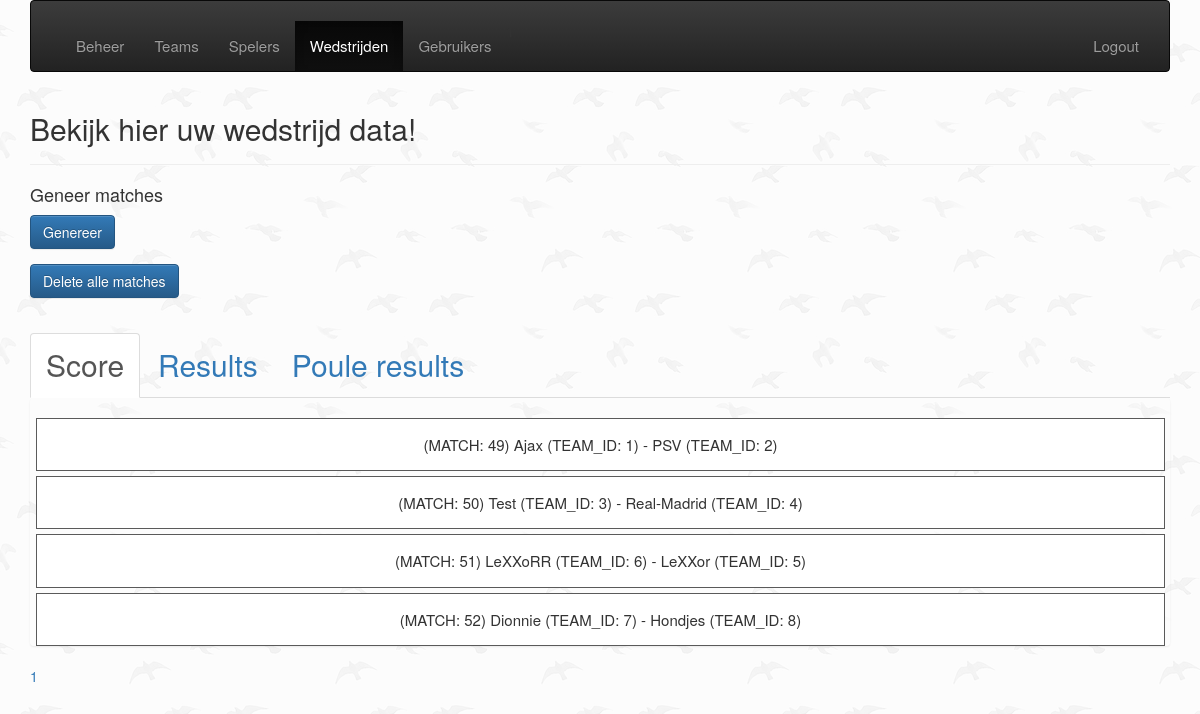
The app's page /admin/public/createGame.php (signed in), older data.
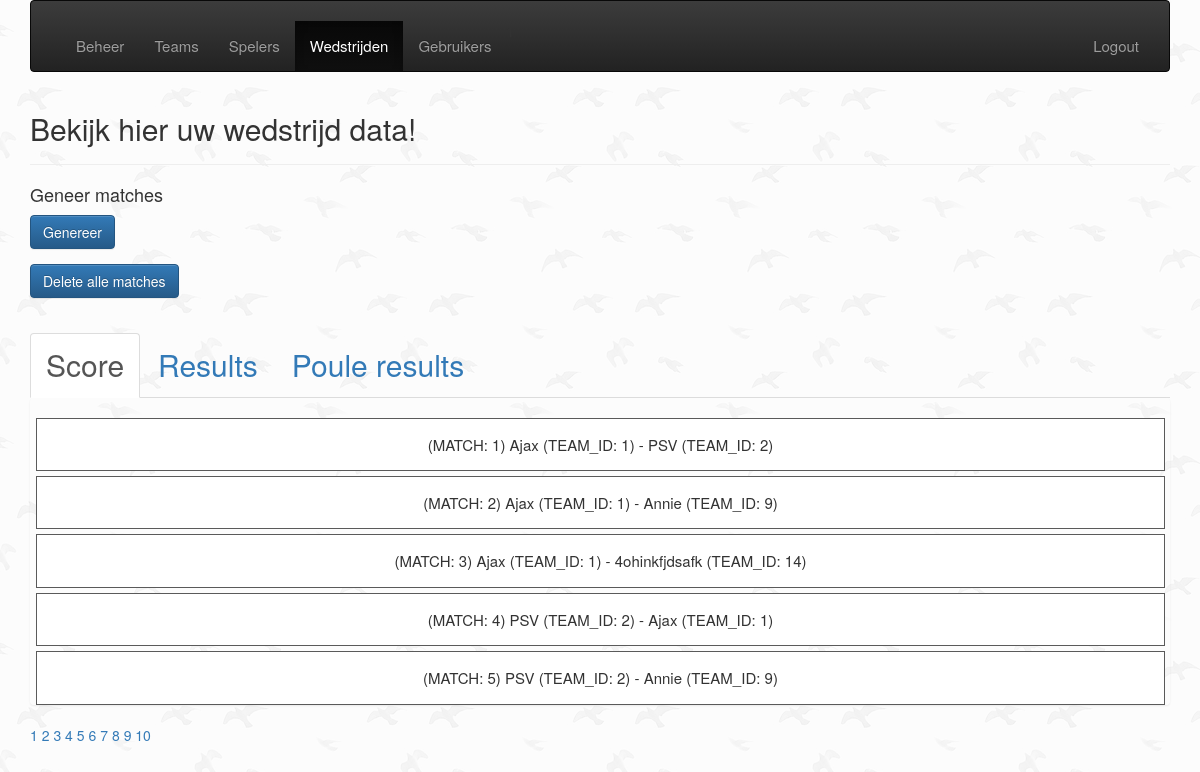
The same page, newer data.
### tables this page shows
CREATE TABLE `tbl_matches` (
  `id` int(10) UNSIGNED NOT NULL,
  `team_id_a` int(10) UNSIGNED NOT NULL,
  `team_id_b` int(10) UNSIGNED NOT NULL,
  `score_team_a` int(10) UNSIGNED DEFAULT '0',
  `score_team_b` int(10) UNSIGNED DEFAULT '0',
  `isPlayed` tinyint(1) DEFAULT '0',
  `matchType` int(1) NOT NULL DEFAULT '0',
  `start_time` datetime DEFAULT NULL
);

CREATE TABLE `tbl_teams` (
  `id` int(11) UNSIGNED NOT NULL,
  `poule_id` int(11) NOT NULL DEFAULT '0',
  `name` varchar(255) NOT NULL,
  `points` int(3) DEFAULT '0',
  `created_at` datetime NOT NULL DEFAULT CURRENT_TIMESTAMP,
  `deleted_at` datetime DEFAULT NULL
);

### admin/app/init.php (called while the page is built)
<?php
$navMenu = [
    [
        'label' => 'Beheer',
        'link'  => 'beheer.php',
        'level' => 1
    ],
    [
        'label' => 'Teams',
        'link'  => 'createTeam.php',
        'level' => 1
    ],
    [
        'label' => 'Spelers',
        'link'  => 'createPlayer.php',
        'level' => 1
    ],
    [
        'label' => 'Wedstrijden',
        'link'  => 'createGame.php',
        'level' => 1
    ],
    [
        'label' => 'Gebruikers',
        'link'  => 'createUser.php',
        'level' => 2
    ],
];

### admin/public/createGame.php (the view, shortened to what the changed rows need)
<?php
require ('../app/database.php');
require ('header.php');
?>
    <header class="page-header">
        <h2>Bekijk hier uw wedstrijd data!</h2>
    </header>
    <div class="tab-content" id="tab-content">
        <div class="tab-pane active" id="score">
            <?php
            $page = isset($_GET['page'])?(int)$_GET['page'] : 1;
            $perPage = isset($_GET['per-page'])&& $_GET['per-page'] <=5 ?(int)$_GET['per-page'] : 5;
            $start = ($page > 1) ? ($page * $perPage) - $perPage : 0;
            $matches = $db_conn->prepare ("SELECT SQL_CALC_FOUND_ROWS * FROM tbl_matches WHERE isPlayed = FALSE LIMIT {$start},{$perPage}");
            $matches->execute();
            $matches = $matches->fetchAll(PDO::FETCH_ASSOC);
            $total = $db_conn->query("SELECT FOUND_ROWS() as total")->fetch()['total'];
            $pages = ceil($total /$perPage);
            $teams = $db_conn->prepare ("SELECT * FROM tbl_teams");
            $teams->execute();
            $teams = $teams->fetchAll(PDO::FETCH_ASSOC);
            ?>
            <ul class="list-group">
                <?php
                    foreach ($matches as $match)
                    {
                        $id = $match['id'];
                        $team_id_a = $match['team_id_a'];
                        $team_id_b = $match['team_id_b'];
                        foreach ($teams as $team) {
                            if ($team_id_a == $team['id']) {
                                $name_team_a    = $team['name'];
                                $id_team_a      = $team['id'];
                            }
                            else if ($team_id_b == $team['id'])
                            {
                                $name_team_b = $team['name'];
                                $id_team_b = $team['id'];
                            }
                        }
                        echo "<ul class=\"game-item\">
                                  <form action=\"change_game.php\" method=\"POST\">
                                      <input type=\"hidden\" name=\"play\" value=\"{$match['id']}\">
                                      <input class=\"adjust\" type=\"submit\" value=\"Adjust\">
                                         </form>
                                      <li>
                                        (MATCH: $id) $name_team_a (TEAM_ID: $id_team_a) - $name_team_b (TEAM_ID: $id_team_b)
                                      </li>
                                <form action=\"adjust_game.php\" method=\"GET\">
                                      <input type=\"hidden\" name=\"adjust\" value=\"{$match['id']}\">
                                      <input class=\"delete\" type=\"submit\" value=\"Play\">
                                         </form>
                              </ul>";
                    }
                ?>
            </ul>
            <div class="pagenation">
                <?php  for ($x =1; $x <= $pages; $x++) :?>
                    <a href="?page=<?php echo $x; ?>&per-page=<?php echo $perPage ?>"><?php  echo $x; ?></a>
                <?php endfor; ?>
            </div>
        </div>
</div>
<?php require ('footer.php'); ?>

### admin/public/header.php (shortened to what the changed rows need)
<?php
    require_once __DIR__ . '/../app/init.php';
    function checkActiveUrl($url)
    {
        $requestedUrl = $_SERVER['REQUEST_URI'];
        $split = explode('/', $requestedUrl);
        if (end($split) === $url )
        {
            return true;
        }
        return false;
    }
?>
<!doctype html>
<html lang="en">
<head>
    <link rel="stylesheet" href="../css/main.css">
    <link rel="stylesheet" href="https://maxcdn.bootstrapcdn.com/bootstrap/3.3.7/css/bootstrap.min.css"
>
    <link rel="stylesheet" href="https://maxcdn.bootstrapcdn.com/bootstrap/3.3.7/css/bootstrap-theme.min.css"
>
</head>
<body>
    <div class="container">
        <nav class="navbar navbar-inverse">
            <div class="container-fluid">
                <div class="collapse navbar-collapse" id="bs-example-navbar-collapse-1">
                    <ul class="nav navbar-nav">
                        <?php foreach($navMenu as $item): ?>
                            <?php if($item['level'] <= $_SESSION['adminLevel'] ): ?>
                                <li class="<?php echo checkActiveUrl($item['link']) ? 'active' : '' ?>" role="presentation"><a href="<?= $item['link']; ?>"> <?= $item['label']; ?> </a></li>
                            <?php endif; ?>
                        <?php endforeach; ?>
                    </ul>
                </div>
            </div>
        </nav>

Row changes from the older to the newer data that the page shows:
removed tbl_matches: id "49", team_id_a.name "Ajax", team_id_a "1", team_id_b.name "PSV", team_id_b "2"
removed tbl_matches: id "50", team_id_a.name "Test", team_id_a "3", team_id_b.name "Real-Madrid", team_id_b "4"
removed tbl_matches: id "51", team_id_a.name "LeXXoRR", team_id_a "6", team_id_b.name "LeXXor", team_id_b "5"
removed tbl_matches: id "52", team_id_a.name "Dionnie", team_id_a "7", team_id_b.name "Hondjes", team_id_b "8"
now on this page (row edited): tbl_matches: id "1", team_id_a.name "Ajax", team_id_a "1", team_id_b.name "PSV", team_id_b "2"
now on this page (row edited): tbl_matches: id "2", team_id_a.name "Ajax", team_id_a "1", team_id_b.name "Annie", team_id_b "9"
now on this page (row edited): tbl_matches: id "3", team_id_a.name "Ajax", team_id_a "1", team_id_b.name "4ohinkfjdsafk", team_id_b "14"
now on this page (row edited): tbl_matches: id "4", team_id_a.name "PSV", team_id_a "2", team_id_b.name "Ajax", team_id_b "1"
now on this page (row edited): tbl_matches: id "5", team_id_a.name "PSV", team_id_a "2", team_id_b.name "Annie", team_id_b "9"
Text that changed along with them:
new list line: "2"
new list line: "3"
new list line: "4"
new list line: "5"
new list line: "6"
new list line: "7"
new list line: "8"
new list line: "9"
new list line: "10"
